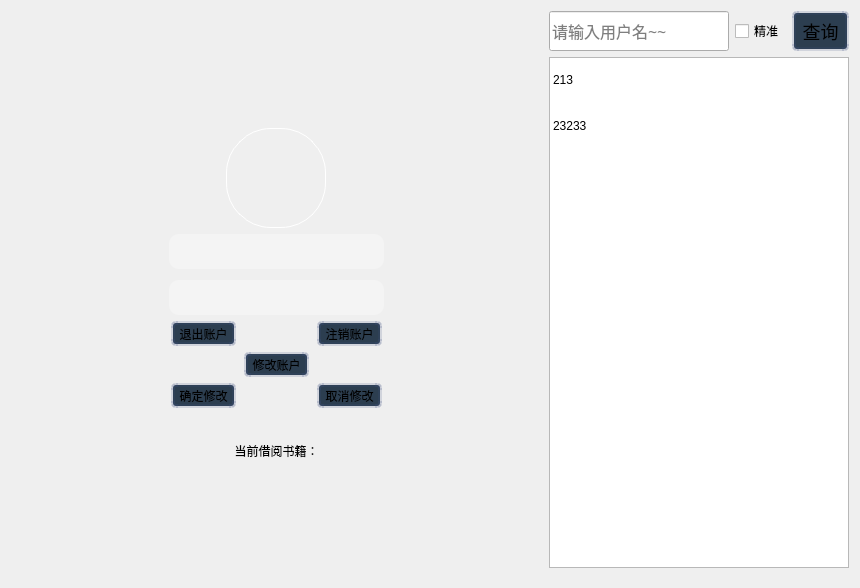
<?xml version="1.0" encoding="UTF-8"?>
<ui version="4.0">
 <class>FormUser</class>
 <widget class="QWidget" name="FormUser">
  <property name="geometry">
   <rect>
    <x>0</x>
    <y>0</y>
    <width>860</width>
    <height>588</height>
   </rect>
  </property>
  <property name="windowTitle">
   <string>Form</string>
  </property>
  <layout class="QHBoxLayout" name="horizontalLayout_2">
   <item>
    <widget class="QWidget" name="widget" native="true">
     <layout class="QGridLayout" name="gridLayout_2">
      <item row="1" column="0">
       <widget class="QFrame" name="frame_2">
        <property name="sizePolicy">
         <sizepolicy hsizetype="Expanding" vsizetype="Expanding">
          <horstretch>0</horstretch>
          <verstretch>0</verstretch>
         </sizepolicy>
        </property>
        <property name="minimumSize">
         <size>
          <width>90</width>
          <height>150</height>
         </size>
        </property>
        <property name="maximumSize">
         <size>
          <width>233</width>
          <height>350</height>
         </size>
        </property>
        <property name="styleSheet">
         <string notr="true">#frame_2{
	border-radius: 15px;
	background-color: rgba(255, 255, 255, 0);
}</string>
        </property>
        <layout class="QVBoxLayout" name="verticalLayout">
         <item alignment="Qt::AlignHCenter">
          <widget class="QLabel" name="label_Avatar">
           <property name="minimumSize">
            <size>
             <width>100</width>
             <height>100</height>
            </size>
           </property>
           <property name="maximumSize">
            <size>
             <width>100</width>
             <height>100</height>
            </size>
           </property>
           <property name="styleSheet">
            <string notr="true">/*
min-width:  80px;
max-width:  80px;
min-height: 80px;
max-height: 80px;
*/
border-radius: 45px;
border:1px solid rgb(255, 255, 255);</string>
           </property>
           <property name="text">
            <string/>
           </property>
          </widget>
         </item>
         <item>
          <widget class="QLineEdit" name="lineEdit_Username">
           <property name="minimumSize">
            <size>
             <width>150</width>
             <height>35</height>
            </size>
           </property>
           <property name="font">
            <font>
             <family>Microsoft YaHei UI Light</family>
             <pointsize>-1</pointsize>
            </font>
           </property>
           <property name="styleSheet">
            <string notr="true">QLineEdit {
	font-size: 16px;
	background: rgba(255, 255, 255, 80);
	border-radius: 10px;
	color: black;
}
QLineEdit:focus {
	font-size: 10px; 
}</string>
           </property>
           <property name="maxLength">
            <number>20</number>
           </property>
           <property name="alignment">
            <set>Qt::AlignCenter</set>
           </property>
           <property name="readOnly">
            <bool>true</bool>
           </property>
          </widget>
         </item>
         <item>
          <spacer name="verticalSpacer_2">
           <property name="orientation">
            <enum>Qt::Vertical</enum>
           </property>
           <property name="sizeType">
            <enum>QSizePolicy::Fixed</enum>
           </property>
           <property name="sizeHint" stdset="0">
            <size>
             <width>20</width>
             <height>5</height>
            </size>
           </property>
          </spacer>
         </item>
         <item>
          <widget class="QLineEdit" name="lineEdit_Quote">
           <property name="minimumSize">
            <size>
             <width>150</width>
             <height>35</height>
            </size>
           </property>
           <property name="font">
            <font>
             <family>Microsoft YaHei UI Light</family>
             <pointsize>-1</pointsize>
            </font>
           </property>
           <property name="styleSheet">
            <string notr="true">QLineEdit {
	font-size: 16px;
	background: rgba(255, 255, 255, 80);
	border-radius: 10px;
	color: black;
}
QLineEdit:focus {
	font-size: 10px; 
}</string>
           </property>
           <property name="maxLength">
            <number>32767</number>
           </property>
           <property name="echoMode">
            <enum>QLineEdit::Normal</enum>
           </property>
           <property name="alignment">
            <set>Qt::AlignCenter</set>
           </property>
           <property name="readOnly">
            <bool>true</bool>
           </property>
          </widget>
         </item>
         <item>
          <widget class="QWidget" name="widget_2" native="true">
           <property name="minimumSize">
            <size>
             <width>0</width>
             <height>80</height>
            </size>
           </property>
           <property name="styleSheet">
            <string notr="true">background-color: rgba(0,0,0,0);</string>
           </property>
           <layout class="QGridLayout" name="gridLayout_3">
            <property name="leftMargin">
             <number>0</number>
            </property>
            <property name="topMargin">
             <number>0</number>
            </property>
            <property name="rightMargin">
             <number>0</number>
            </property>
            <property name="bottomMargin">
             <number>0</number>
            </property>
            <item row="1" column="1">
             <widget class="QToolButton" name="toolButton_Change">
              <property name="font">
               <font>
                <family>Microsoft YaHei UI Light</family>
                <pointsize>-1</pointsize>
               </font>
              </property>
              <property name="styleSheet">
               <string notr="true">QToolButton{
	background-color: #2c3e50;
	border: 4px solid #2c3e5080;
    border-radius: 5px;
	font-size: 12px;
}

/* 鼠标悬停 */
QToolButton:hover{
	/*background-color: rgba(236, 240, 241, 0.5);*/
	border: 1px solid  #bdc3c7;
	color: #ecf0f1;
	font-weight: bold;
}

/* 点击和按下 */
QToolButton:pressed,QToolButton:checked{
	border-left: 2px outset #34495e80;  /* 左边框宽度3像素、突出显示、颜色为深深灰 */
	border-top: 2px outset #34495e80;
	border-right: none;
	border-bottom:none;
	background-color: #34495e
}
</string>
              </property>
              <property name="text">
               <string>修改账户</string>
              </property>
             </widget>
            </item>
            <item row="0" column="0">
             <widget class="QToolButton" name="toolButton_Logout">
              <property name="font">
               <font>
                <family>Microsoft YaHei UI Light</family>
                <pointsize>-1</pointsize>
               </font>
              </property>
              <property name="styleSheet">
               <string notr="true">QToolButton{
	background-color: #2c3e50;
	border: 4px solid #2c3e5080;
    border-radius: 5px;
	font-size: 12px
}

/* 鼠标悬停 */
QToolButton:hover{
	/*background-color: rgba(236, 240, 241, 0.5);*/
	border: 1px solid  #bdc3c7;
	color: #ecf0f1;
	font-weight: bold;
}

/* 点击和按下 */
QToolButton:pressed,QToolButton:checked{
	border-left: 2px outset #34495e80;  /* 左边框宽度3像素、突出显示、颜色为深深灰 */
	border-top: 2px outset #34495e80;
	border-right: none;
	border-bottom:none;
	background-color: #34495e
}
</string>
              </property>
              <property name="text">
               <string>退出账户</string>
              </property>
             </widget>
            </item>
            <item row="0" column="2">
             <widget class="QToolButton" name="toolButton_Delete">
              <property name="font">
               <font>
                <family>Microsoft YaHei UI Light</family>
                <pointsize>-1</pointsize>
               </font>
              </property>
              <property name="styleSheet">
               <string notr="true">QToolButton{
	background-color: #2c3e50;
	border: 4px solid #2c3e5080;
    border-radius: 5px;
	font-size: 12px
}

/* 鼠标悬停 */
QToolButton:hover{
	/*background-color: rgba(236, 240, 241, 0.5);*/
	border: 1px solid  #bdc3c7;
	color: #ecf0f1;
	font-weight: bold;
}

/* 点击和按下 */
QToolButton:pressed,QToolButton:checked{
	border-left: 2px outset #34495e80;  /* 左边框宽度3像素、突出显示、颜色为深深灰 */
	border-top: 2px outset #34495e80;
	border-right: none;
	border-bottom:none;
	background-color: #34495e
}
</string>
              </property>
              <property name="text">
               <string>注销账户</string>
              </property>
             </widget>
            </item>
            <item row="2" column="2">
             <widget class="QToolButton" name="toolButton_Cancel">
              <property name="styleSheet">
               <string notr="true">QToolButton{
	background-color: #2c3e50;
	border: 4px solid #2c3e5080;
    border-radius: 5px;
	font-size: 12px;
}

/* 鼠标悬停 */
QToolButton:hover{
	/*background-color: rgba(236, 240, 241, 0.5);*/
	border: 1px solid  #bdc3c7;
	color: #ecf0f1;
	font-weight: bold;
}

/* 点击和按下 */
QToolButton:pressed,QToolButton:checked{
	border-left: 2px outset #34495e80;  /* 左边框宽度3像素、突出显示、颜色为深深灰 */
	border-top: 2px outset #34495e80;
	border-right: none;
	border-bottom:none;
	background-color: #34495e
}
</string>
              </property>
              <property name="text">
               <string>取消修改</string>
              </property>
             </widget>
            </item>
            <item row="2" column="0">
             <widget class="QToolButton" name="toolButton_Confirm">
              <property name="styleSheet">
               <string notr="true">QToolButton{
	background-color: #2c3e50;
	border: 4px solid #2c3e5080;
    border-radius: 5px;
	font-size: 12px;
}

/* 鼠标悬停 */
QToolButton:hover{
	/*background-color: rgba(236, 240, 241, 0.5);*/
	border: 1px solid  #bdc3c7;
	color: #ecf0f1;
	font-weight: bold;
}

/* 点击和按下 */
QToolButton:pressed,QToolButton:checked{
	border-left: 2px outset #34495e80;  /* 左边框宽度3像素、突出显示、颜色为深深灰 */
	border-top: 2px outset #34495e80;
	border-right: none;
	border-bottom:none;
	background-color: #34495e
}
</string>
              </property>
              <property name="text">
               <string>确定修改</string>
              </property>
             </widget>
            </item>
           </layout>
          </widget>
         </item>
         <item>
          <spacer name="verticalSpacer">
           <property name="orientation">
            <enum>Qt::Vertical</enum>
           </property>
           <property name="sizeHint" stdset="0">
            <size>
             <width>20</width>
             <height>40</height>
            </size>
           </property>
          </spacer>
         </item>
         <item>
          <widget class="QLabel" name="label_Book">
           <property name="font">
            <font>
             <family>Microsoft YaHei UI Light</family>
             <pointsize>-1</pointsize>
            </font>
           </property>
           <property name="styleSheet">
            <string notr="true">font-size: 12px</string>
           </property>
           <property name="text">
            <string>当前借阅书籍：</string>
           </property>
           <property name="alignment">
            <set>Qt::AlignCenter</set>
           </property>
          </widget>
         </item>
        </layout>
       </widget>
      </item>
     </layout>
    </widget>
   </item>
   <item>
    <widget class="QWidget" name="widget_3" native="true">
     <property name="minimumSize">
      <size>
       <width>200</width>
       <height>0</height>
      </size>
     </property>
     <property name="maximumSize">
      <size>
       <width>300</width>
       <height>16777215</height>
      </size>
     </property>
     <layout class="QGridLayout" name="gridLayout_4">
      <property name="leftMargin">
       <number>0</number>
      </property>
      <property name="topMargin">
       <number>0</number>
      </property>
      <property name="rightMargin">
       <number>0</number>
      </property>
      <item row="0" column="0">
       <widget class="QWidget" name="widget_4" native="true">
        <property name="minimumSize">
         <size>
          <width>200</width>
          <height>0</height>
         </size>
        </property>
        <property name="maximumSize">
         <size>
          <width>300</width>
          <height>16777215</height>
         </size>
        </property>
        <layout class="QHBoxLayout" name="horizontalLayout">
         <property name="leftMargin">
          <number>0</number>
         </property>
         <property name="topMargin">
          <number>0</number>
         </property>
         <property name="rightMargin">
          <number>0</number>
         </property>
         <property name="bottomMargin">
          <number>0</number>
         </property>
         <item>
          <widget class="QLineEdit" name="lineEdit_Search">
           <property name="sizePolicy">
            <sizepolicy hsizetype="Expanding" vsizetype="Fixed">
             <horstretch>0</horstretch>
             <verstretch>0</verstretch>
            </sizepolicy>
           </property>
           <property name="minimumSize">
            <size>
             <width>180</width>
             <height>40</height>
            </size>
           </property>
           <property name="maximumSize">
            <size>
             <width>240</width>
             <height>16777215</height>
            </size>
           </property>
           <property name="font">
            <font>
             <family>Microsoft YaHei UI Light</family>
             <pointsize>-1</pointsize>
            </font>
           </property>
           <property name="styleSheet">
            <string notr="true">font-size: 16px</string>
           </property>
           <property name="placeholderText">
            <string>请输入用户名~~</string>
           </property>
          </widget>
         </item>
         <item>
          <widget class="QCheckBox" name="checkBox">
           <property name="sizePolicy">
            <sizepolicy hsizetype="Expanding" vsizetype="Fixed">
             <horstretch>0</horstretch>
             <verstretch>0</verstretch>
            </sizepolicy>
           </property>
           <property name="font">
            <font>
             <family>Microsoft YaHei UI Light</family>
             <pointsize>-1</pointsize>
            </font>
           </property>
           <property name="styleSheet">
            <string notr="true">font-size: 12px</string>
           </property>
           <property name="text">
            <string>精准</string>
           </property>
          </widget>
         </item>
         <item>
          <widget class="QToolButton" name="toolButton_Search">
           <property name="sizePolicy">
            <sizepolicy hsizetype="Expanding" vsizetype="Fixed">
             <horstretch>0</horstretch>
             <verstretch>0</verstretch>
            </sizepolicy>
           </property>
           <property name="minimumSize">
            <size>
             <width>0</width>
             <height>40</height>
            </size>
           </property>
           <property name="font">
            <font>
             <family>Microsoft YaHei UI Light</family>
             <pointsize>-1</pointsize>
            </font>
           </property>
           <property name="styleSheet">
            <string notr="true">QToolButton{
	background-color: #2c3e50;
	border: 4px solid #2c3e5080;
    border-radius: 5px;
	font-size: 18px
}

/* 鼠标悬停 */
QToolButton:hover{
	/*background-color: rgba(236, 240, 241, 0.5);*/
	border: 1px solid  #bdc3c7;
	color: #ecf0f1;
	font-weight: bold;
}

/* 点击和按下 */
QToolButton:pressed,QToolButton:checked{
	border-left: 2px outset #34495e80;  /* 左边框宽度3像素、突出显示、颜色为深深灰 */
	border-top: 2px outset #34495e80;
	border-right: none;
	border-bottom:none;
	background-color: #34495e
}
</string>
           </property>
           <property name="text">
            <string>查询</string>
           </property>
          </widget>
         </item>
        </layout>
       </widget>
      </item>
      <item row="1" column="0">
       <widget class="QListWidget" name="listWidget">
        <property name="minimumSize">
         <size>
          <width>200</width>
          <height>0</height>
         </size>
        </property>
        <property name="maximumSize">
         <size>
          <width>300</width>
          <height>16777215</height>
         </size>
        </property>
        <property name="styleSheet">
         <string notr="true">QListView {
	font:  20px &quot;Microsoft YaHei UI Light&quot;;
}

QListView::item {
    height: 45px;
	border-bottom: 1px solid rgba(255,255,255,10);
}

QListView::item:hover {
	background-color: transparent;
	padding: 10px;
	border-left: 3px solid rgb(130, 130, 130);
}
QListView::item:selected {
	background-color: transparent;
	color: black;
	padding: 10px;
	border-left: 3px solid black;
}
</string>
        </property>
        <item>
         <property name="text">
          <string>213</string>
         </property>
        </item>
        <item>
         <property name="text">
          <string>23233</string>
         </property>
        </item>
       </widget>
      </item>
     </layout>
    </widget>
   </item>
  </layout>
 </widget>
 <resources/>
 <connections/>
</ui>
